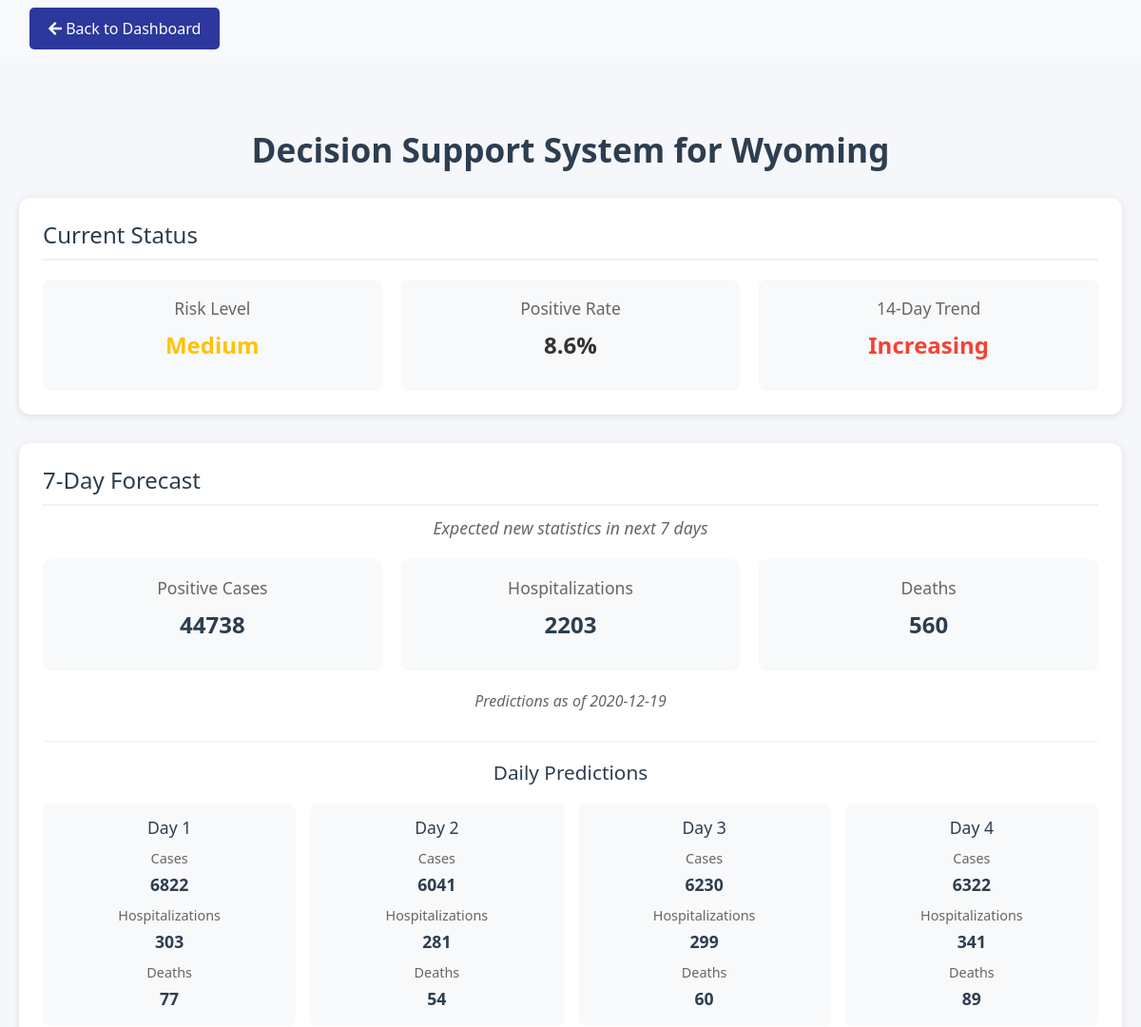
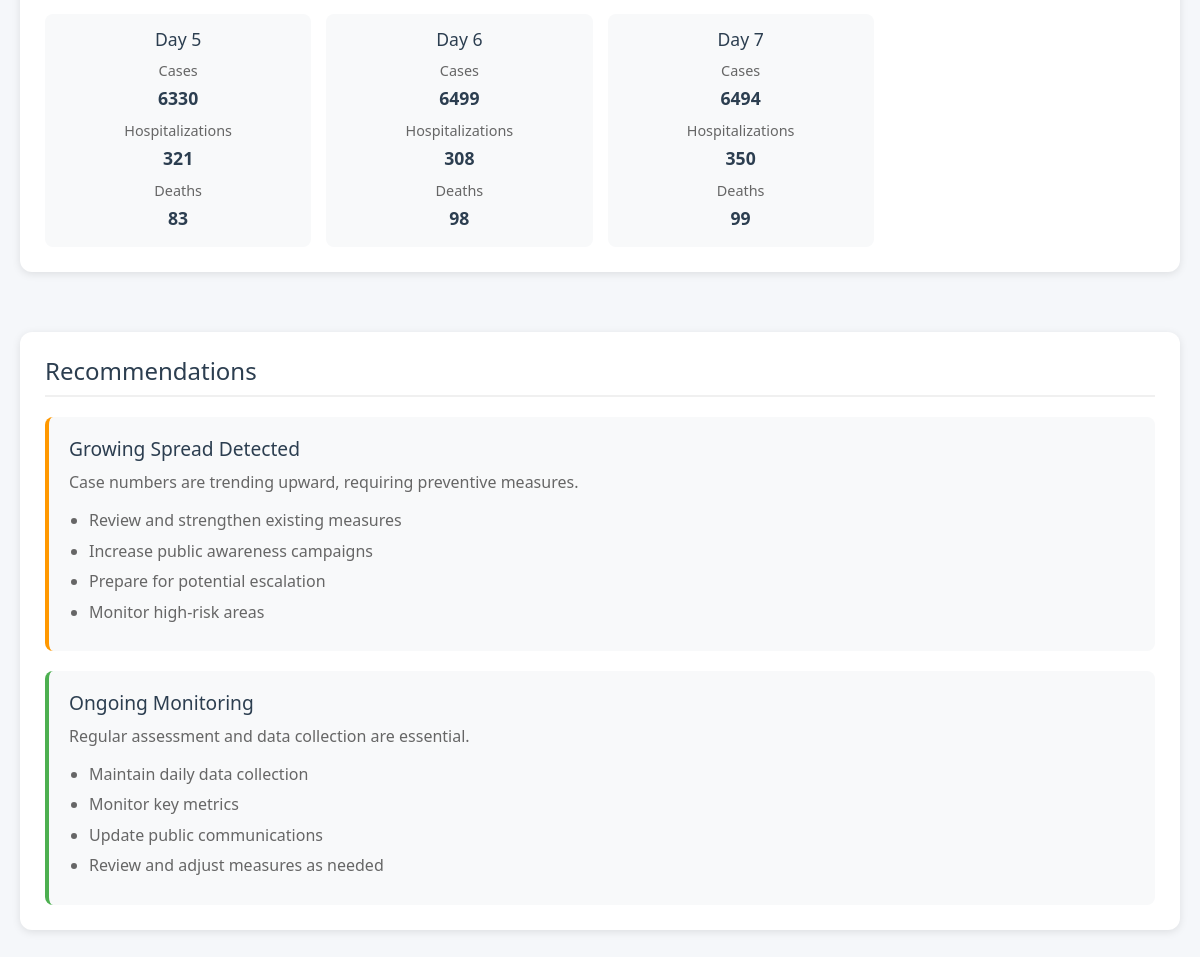
Page /decision-support (signed in) on the committed database (2 pictures, top to bottom).
### back-end/app/models.py (models this page shows, shortened)
class Prediction(db.Model):
    id = db.Column(db.Integer, primary_key=True)
    state = db.Column(db.String(2), nullable=False)
    date = db.Column(db.Date, nullable=False)
    positive_increase_sum = db.Column(db.Integer, nullable=False)
    hospitalized_increase_sum = db.Column(db.Integer, nullable=False)
    death_increase_sum = db.Column(db.Integer, nullable=False)
    positive_daily = db.Column(db.JSON, nullable=False)  # List of 7 daily predictions
    hospitalized_daily = db.Column(db.JSON, nullable=False)  # List of 7 daily predictions
    death_daily = db.Column(db.JSON, nullable=False)  # List of 7 daily predictions
    created_at = db.Column(db.DateTime, nullable=False, default=datetime.utcnow)

### back-end/app/main/routes.py (the view, shortened to what this page needs)
@bp.route('/decision-support')
@login_required
def decision_support():
    update_predictions()
    latest_data = PandemicData.query.filter(
        PandemicData.state == current_user.state_name
    ).order_by(PandemicData.date.desc()).first()
    if not latest_data:
        flash('No data available for your state.', 'error')
        return redirect(url_for('main.dashboard'))
    latest_prediction = Prediction.query.filter_by(
        state=current_user.state_name
    ).order_by(desc(Prediction.date)).first()
    positive_rate = latest_data.positive / latest_data.totalTestResults if latest_data.totalTestResults > 0 else 0
    if positive_rate < 0.05:
        risk_level = "Low"
    elif positive_rate < 0.1:
        risk_level = "Medium"
    elif positive_rate < 0.15:
        risk_level = "High"
    else:
        risk_level = "Critical"
    fourteen_days_ago = latest_data.date - timedelta(days=14)
    old_data = PandemicData.query.filter(
        PandemicData.state == current_user.state_name,
        PandemicData.date >= fourteen_days_ago,
        PandemicData.date < latest_data.date
    ).order_by(PandemicData.date.asc()).first()
    if old_data:
        case_change = ((latest_data.positive - old_data.positive) / old_data.positive) * 100
        if case_change > 20:
            trend = "Increasing"
        elif case_change < -20:
            trend = "Decreasing"
        else:
            trend = "Stable"
    else:
        trend = "Unknown"
    recommendations = []
    if trend == "Increasing":
        recommendations.append({
            'priority': 'medium',
            'title': 'Growing Spread Detected',
            'description': 'Case numbers are trending upward, requiring preventive measures.',
            'actions': [
                'Review and strengthen existing measures',
                'Increase public awareness campaigns',
                'Prepare for potential escalation',
                'Monitor high-risk areas'
            ]
        })
    recommendations.append({
        'priority': 'low',
        'title': 'Ongoing Monitoring',
        'description': 'Regular assessment and data collection are essential.',
        'actions': [
            'Maintain daily data collection',
            'Monitor key metrics',
            'Update public communications',
            'Review and adjust measures as needed'
        ]
    })
    return render_template(
        'main/decision_support.html',
        risk_level=risk_level,
        positive_rate=positive_rate,
        trend=trend,
        recommendations=recommendations,
        latest_prediction=latest_prediction
    )

### back-end/app/models.py (called while the page is built)
@login_manager.user_loader
def load_user(user_id):
    return User.query.get(int(user_id))

### front-end/templates/main/decision_support.html (shortened to what this page needs)
{% extends "base.html" %}
{% block content %}
<div class="decision-support-container">
    <h1 class="main-title">Decision Support System for Wyoming</h1>
    <div class="content-grid">
        <div class="left-column">
            <div class="section-card">
                <h2 class="section-title">Current Status</h2>
                <div class="status-cards">
                    <div class="status-card">
                        <h3>Risk Level</h3>
                        <p class="status-value {{ risk_level|lower }}">{{ risk_level }}</p>
                    </div>
                    <div class="status-card">
                        <h3>Positive Rate</h3>
                        <p class="status-value">{{ "%.1f"|format(positive_rate * 100) }}%</p>
                    </div>
                    <div class="status-card">
                        <h3>14-Day Trend</h3>
                        <p class="status-value {{ trend|lower }}">{{ trend }}</p>
                    </div>
                </div>
            </div>
            {% if latest_prediction %}
            <div class="section-card">
                <h2 class="section-title">7-Day Forecast</h2>
                <p class="forecast-description">Expected new statistics in next 7 days</p>
                <div class="prediction-cards">
                    <div class="prediction-card">
                        <h3>Positive Cases</h3>
                        <p class="prediction-value">{{ latest_prediction.positive_increase_sum }}</p>
                    </div>
                    <div class="prediction-card">
                        <h3>Hospitalizations</h3>
                        <p class="prediction-value">{{ latest_prediction.hospitalized_increase_sum }}</p>
                    </div>
                    <div class="prediction-card">
                        <h3>Deaths</h3>
                        <p class="prediction-value">{{ latest_prediction.death_increase_sum }}</p>
                    </div>
                </div>
                <p class="prediction-date">Predictions as of {{ latest_prediction.date.strftime('%Y-%m-%d') }}</p>
                <div class="daily-predictions-dashboard">
                    <h3 class="dashboard-title">Daily Predictions</h3>
                    <div class="dashboard-grid">
                        {% for i in range(7) %}
                        <div class="daily-prediction-card">
                            <h4>Day {{ i + 1 }}</h4>
                            <div class="daily-metrics">
                                <div class="metric">
                                    <span class="metric-label">Cases</span>
                                    <span class="metric-value">{{ latest_prediction.positive_daily[i] }}</span>
                                </div>
                                <div class="metric">
                                    <span class="metric-label">Hospitalizations</span>
                                    <span class="metric-value">{{ latest_prediction.hospitalized_daily[i] }}</span>
                                </div>
                                <div class="metric">
                                    <span class="metric-label">Deaths</span>
                                    <span class="metric-value">{{ latest_prediction.death_daily[i] }}</span>
                                </div>
                            </div>
                        </div>
                        {% endfor %}
                    </div>
                </div>
            </div>
            {% endif %}
        </div>
        <div class="right-column">
            <div class="section-card">
                <h2 class="section-title">Recommendations</h2>
                <div class="recommendations-list">
                    {% for recommendation in recommendations %}
                    <div class="recommendation-card {{ recommendation.priority }}">
                        <h3>{{ recommendation.title }}</h3>
                        <p>{{ recommendation.description }}</p>
                        <ul>
                            {% for action in recommendation.actions %}
                            <li>{{ action }}</li>
                            {% endfor %}
                        </ul>
                    </div>
                    {% endfor %}
                </div>
            </div>
        </div>
    </div>
</div>
{% endblock %}

### front-end/templates/base.html (shortened to what this page needs)
<!DOCTYPE html>
<html lang="en">
<head>
    <link rel="stylesheet" href="https://cdn.jsdelivr.net/npm/bootstrap@4.6.0/dist/css/bootstrap.min.css">
    <link rel="stylesheet" href="https://cdnjs.cloudflare.com/ajax/libs/font-awesome/5.15.3/css/all.min.css">
    <link rel="stylesheet" href="{{ url_for('static', filename='css/styles.css') }}">
</head>
<body>
    <nav class="navbar navbar-light bg-light">
    <div class="container-fluid d-flex justify-content-between align-items-center">
        <div>
            {% if current_user.is_authenticated %}
            <a href="{{ url_for('main.dashboard') }}" class="btn btn-outline-light btn-sm">
                <i class="fas fa-arrow-left"></i> Back to Dashboard
            </a>
            {% else %}
            <a class="navbar-brand" href="{{ url_for('main.dashboard') }}">Pandemic Management</a>
            {% endif %}
        </div>
    </div>
</nav>
    <div class="container mt-3">
    </div>
    {% block content %}{% endblock %}
</body>
</html>

### front-end/static/css/styles.css (style rules this page uses)
:root { --bg-light: #f5f7fa; --bg-card: #ffffff; --text-primary: #333333; --text-secondary: #6b7280; --accent-blue: #5a9bd5; --accent-green: #7bc043; --input-bg: #f9fafb; --input-border: #e5e7eb; --button-bg: #2d389c; --button-hover: #4a8bc5; --shadow: rgba(0, 0, 0, 0.1); --info-bg: #cfe2ff; --info-border: #9ec5fe; --info-text: #084298; }
body { font-family: "Segoe UI", Tahoma, Geneva, Verdana, sans-serif; background-color: var(--bg-light); color: var(--text-primary); margin: 0; padding: 0; }
.container { max-width: 800px; margin: 0 auto; padding: 20px; }
.btn, .btn-signin { padding: 10px 20px; background-color: var(--button-bg); color: white; border: none; border-radius: 5px; cursor: pointer; font-size: 1rem; transition: background-color 0.2s; }

### front-end/templates/main/decision_support.html (style rules this page uses)
.decision-support-container { max-width: 1400px; margin: 0 auto; padding: 20px; }
.main-title { text-align: center; color: #2c3e50; margin-bottom: 30px; font-size: 2.2em; font-weight: 600; }
.content-grid { display: grid; grid-template-columns: 1fr 1fr; gap: 30px; margin-top: 20px; }
.section-card { background: #fff; border-radius: 12px; padding: 25px; box-shadow: 0 2px 8px rgba(0,0,0,0.1); margin-bottom: 30px; }
.section-title { color: #2c3e50; font-size: 1.5em; margin-bottom: 20px; padding-bottom: 10px; border-bottom: 2px solid #f0f0f0; }
.status-cards { display: grid; grid-template-columns: repeat(3, 1fr); gap: 20px; }
.status-card { background: #f8f9fa; padding: 20px; border-radius: 8px; text-align: center; transition: transform 0.2s; }
.status-card h3 { color: #666; font-size: 1.1em; margin-bottom: 10px; }
.status-value { font-size: 24px; font-weight: bold; margin: 10px 0; }
.status-value.medium { color: #FFC107; }
.status-value.increasing { color: #F44336; }
.forecast-description { text-align: center; color: #666; font-size: 1.1em; margin: -10px 0 20px 0; font-style: italic; }
.prediction-cards { display: grid; grid-template-columns: repeat(3, 1fr); gap: 20px; margin-top: 20px; }
.prediction-card { background: #f8f9fa; padding: 20px; border-radius: 8px; text-align: center; transition: transform 0.2s; }
.prediction-card h3 { color: #666; font-size: 1.1em; margin-bottom: 10px; }
.prediction-value { font-size: 24px; font-weight: bold; color: #2c3e50; margin: 10px 0; }
.prediction-date { text-align: center; color: #666; margin-top: 20px; font-style: italic; }
.recommendations-list { display: flex; flex-direction: column; gap: 20px; }
.recommendation-card { background: #f8f9fa; padding: 20px; border-radius: 8px; transition: transform 0.2s; }
.recommendation-card.medium { border-left: 4px solid #FF9800; }
.recommendation-card.low { border-left: 4px solid #4CAF50; }
.recommendation-card h3 { color: #2c3e50; margin-top: 0; margin-bottom: 10px; font-size: 1.2em; }
.recommendation-card p { color: #666; margin-bottom: 15px; }
.recommendation-card ul { margin: 0; padding-left: 20px; }
.recommendation-card li { color: #666; margin-bottom: 8px; line-height: 1.4; }
.daily-predictions-dashboard { margin-top: 30px; padding-top: 20px; border-top: 1px solid #eee; }
.dashboard-title { color: #2c3e50; font-size: 1.3em; margin-bottom: 20px; text-align: center; }
.dashboard-grid { display: grid; grid-template-columns: repeat(7, 1fr); gap: 15px; }
.daily-prediction-card { background: #f8f9fa; padding: 15px; border-radius: 8px; text-align: center; transition: transform 0.2s; }
.daily-prediction-card h4 { color: #2c3e50; margin: 0 0 10px 0; font-size: 1.1em; }
.daily-metrics { display: flex; flex-direction: column; gap: 8px; }
.metric { display: flex; flex-direction: column; gap: 4px; }
.metric-label { color: #666; font-size: 0.9em; }
.metric-value { font-weight: bold; color: #2c3e50; font-size: 1.1em; }
@media (max-width: 1200px) { .content-grid { grid-template-columns: 1fr; } }
@media (max-width: 1200px) { .dashboard-grid { grid-template-columns: repeat(4, 1fr); } }

### rows in the picture
Prediction: positive_increase_sum "44738", hospitalized_increase_sum "2203", death_increase_sum "560", date "2020-12-19", positive_daily "6822" "6041" "6230" "6322" "6330" "6499" "6494", hospitalized_daily "303" "281" "299" "341" "321" "308" "350", death_daily "77" "54" "60" "89" "83" "98" "99"

### other values in the picture
{{ risk_level }} "Medium"
{{ "%.1f"|format(positive_rate * 100) }} "8.6"
{{ trend }} "Increasing"
{{ i + 1 }} "1" "2" "3" "4" "5" "6" "7"
{{ recommendation.title }} "Growing Spread Detected" "Ongoing Monitoring"
{{ recommendation.description }} "Case numbers are trending upward, requiring preventive measures." "Regular assessment and data collection are essential."
{{ action }} "Review and strengthen existing measures" "Increase public awareness campaigns" "Prepare for potential escalation" "Monitor high-risk areas" "Maintain daily data collection" "Monitor key metrics" "Update public communications" "Review and adjust measures as needed"
